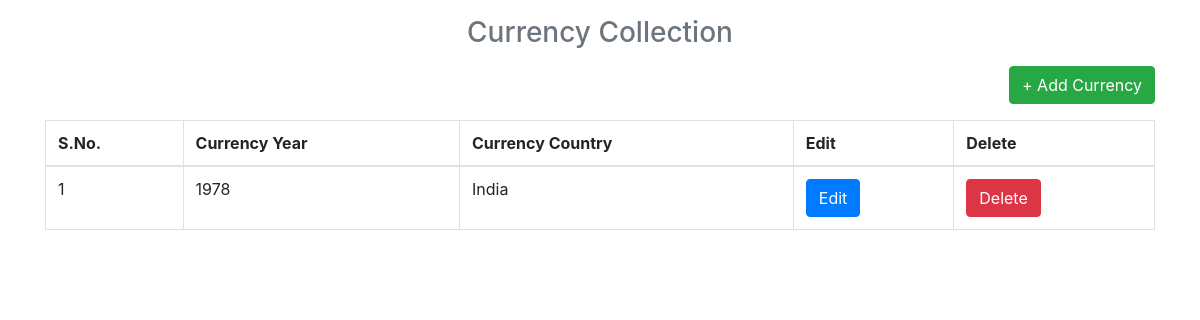
The page /index on the database as committed earlier.
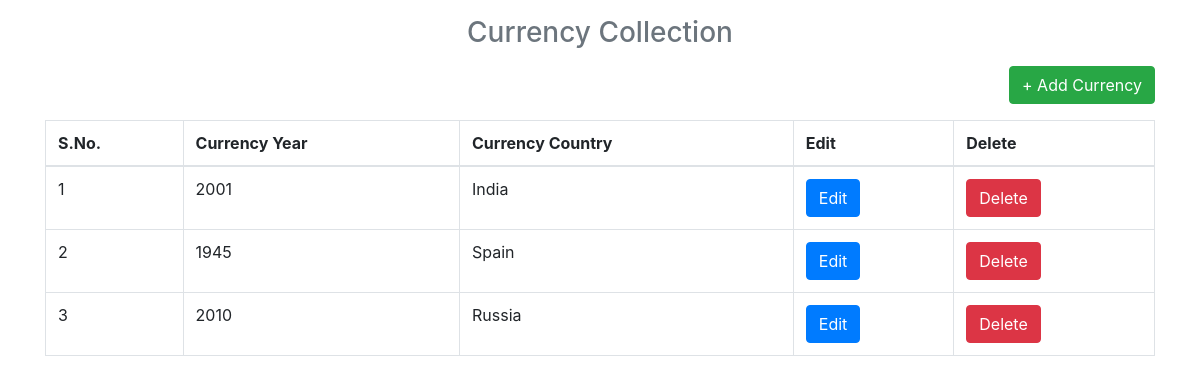
The same page on the database as committed later.
### tables this page shows
CREATE TABLE "users" (
	"UID"	INTEGER PRIMARY KEY AUTOINCREMENT,
	"UNAME"	TEXT,
	"CONTACT"	TEXT
);

### app.py (the view)
@app.route("/")
@app.route("/index")
def index():
    con=sql.connect("db_web.db")
    con.row_factory=sql.Row
    cur=con.cursor()
    cur.execute("select * from users")
    data=cur.fetchall()
    return render_template("index.html",datas=data)

### templates/index.html
{% extends 'layout.html' %}
{% block body %}
  <h3 class='text-center text-muted mb-3'>Currency Collection</h3>
  <p class='text-right'><a href='{{url_for("add_user")}}' class='btn btn-success '>+ Add Currency</a></p>
  <table class='table table-bordered'>
    <thead>
      <th>S.No.</th>
      <th>Currency Year</th>
      <th>Currency Country</th>
      <th>Edit</th>
      <th>Delete</th>
    </thead>
    <tbody>
      {% for row in datas %}
        <tr>
          <td>{{loop.index}}</td>
          <td>{{row.UNAME}}</td>
          <td>{{row.CONTACT}}</td>
          <td><a href='{{url_for("edit_user",uid=row.UID)}}' class='btn btn-primary'>Edit</a></td>
          <td><a href='{{url_for("delete_user",uid=row.UID)}}' class='btn btn-danger' onclick='return confirm("Are You Sure")'>Delete</a></td>
        </tr>
      {%endfor%}
    </tbody>
  </table>
{% endblock %}

### templates/layout.html (shortened to what this page needs)
<html>
  <head>
    <link rel="stylesheet" href="https://maxcdn.bootstrapcdn.com/bootstrap/4.0.0/css/bootstrap.min.css">
  </head>
  <body>
    <div class='container pt-3'>
      {% block body %}
      {% endblock %}
    </div>
  </body>
</html>

Rows that differ between the two databases and show on the page:
removed users: UNAME "1978", CONTACT "India"
added users: UNAME "2001", CONTACT "India"
added users: UNAME "1945", CONTACT "Spain"
added users: UNAME "2010", CONTACT "Russia"
